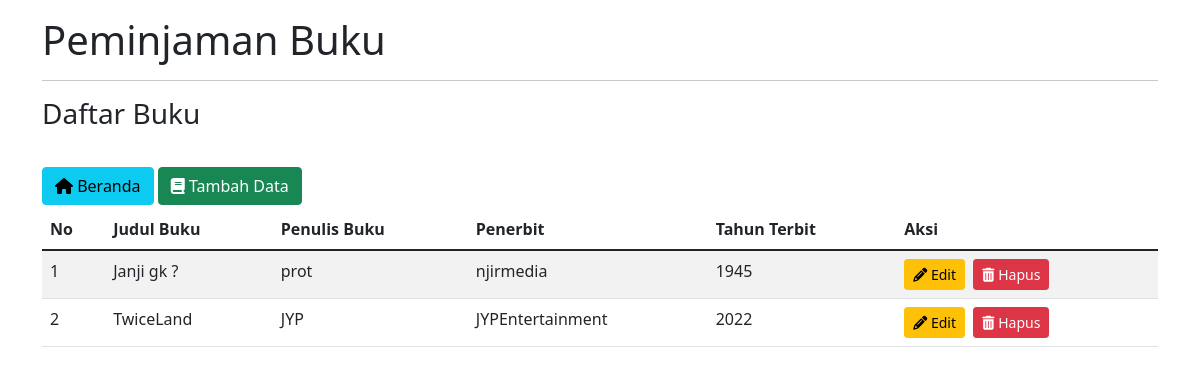
The app's page /Buku.php (signed in) with its own data.
### tables this page shows
CREATE TABLE `buku` (
  `id_buku` int(11) NOT NULL,
  `judul_buku` varchar(500) DEFAULT NULL,
  `penulis` varchar(500) DEFAULT NULL,
  `penerbit` varchar(250) DEFAULT NULL,
  `tahun_terbit` int(11) DEFAULT NULL
);

### Model.php (called while the page is built, shortened)
<?php
class Model
{
    public function getBuku()
    {
        $sql = "SELECT * FROM buku";
        $result = mysqli_query($GLOBALS['koneksi'], $sql);
        return $result;
    }
}
?>

### Buku.php (the view, shortened to what this page needs)
<?php
require "Model.php";
$no = 1;
$buku = new Model();
$result = $buku->getBuku();
if (isset($_SESSION['nomor_member'])) :
?>
    <!DOCTYPE html>
    <html lang="en">
    <head>
        <link href="https://cdn.jsdelivr.net/npm/bootstrap@5.1.3/dist/css/bootstrap.min.css" rel="stylesheet">
    </head>
    <body>
        <div class="container">
            <div class="row">
                <div class="col-md-12 py-3">
                    <h1>Peminjaman Buku</h1>
                    <hr>
                    <h3>Daftar Buku</h3></br>
                    <a class="btn btn-info my-1" href='Dashboard.php'"><i class=" fa fa-home"></i> Beranda</a>
                    <a class="btn btn-success my-1" href='FormBuku.php'"><i class=" fa fa-book"></i> Tambah Data</a>
                    <table class="table table-striped">
                        <thead>
                            <tr>
                                <th>No</th>
                                <th>Judul Buku</th>
                                <th>Penulis Buku</th>
                                <th>Penerbit</th>
                                <th>Tahun Terbit</th>
                                <th>Aksi</th>
                            </tr>
                        </thead>
                        <tbody>
                            <?php while ($row = mysqli_fetch_assoc($result)) { ?>
                                <tr>
                                    <td><?= $no++ ?></td>
                                    <td><?= $row['judul_buku'] ?></td>
                                    <td><?= $row['penulis'] ?></td>
                                    <td><?= $row['penerbit'] ?></td>
                                    <td><?= $row['tahun_terbit'] ?></td>
                                    <td>
                                        <a href="FormBuku.php?id_buku=<?= $row['id_buku']; ?>" class='btn btn-warning btn-sm ml-2'><i class="fa fa-pencil"></i> Edit</a>&nbsp;
                                        <a href="javascript:confirmDelete('Buku.php?id_buku=<?= $row['id_buku']; ?>')" class='btn btn-danger btn-sm ml-2'><i class="fa fa-trash"></i> Hapus</a>
                                    </td>
                                </tr>
                            <?php
                            }
                            ?>
                        </tbody>
                    </table>
                </div>
            </div>
        </div>
    </body>
    </html>
<?php
else :
    header("Location: ErrorPage.php");
endif;
?>

### records on screen
buku: judul_buku "Janji gk ?", penulis "prot", penerbit "njirmedia", tahun_terbit "1945"
buku: judul_buku "TwiceLand", penulis "JYP", penerbit "JYPEntertainment", tahun_terbit "2022"
